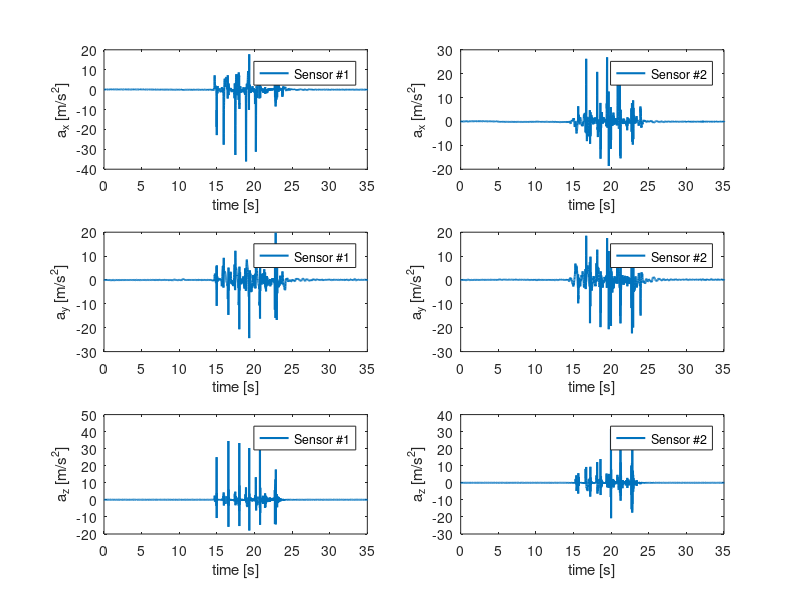
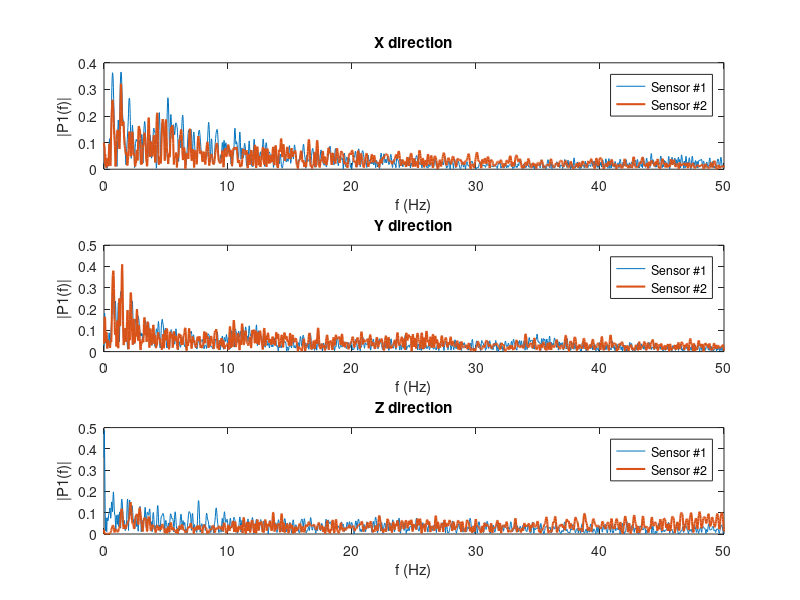
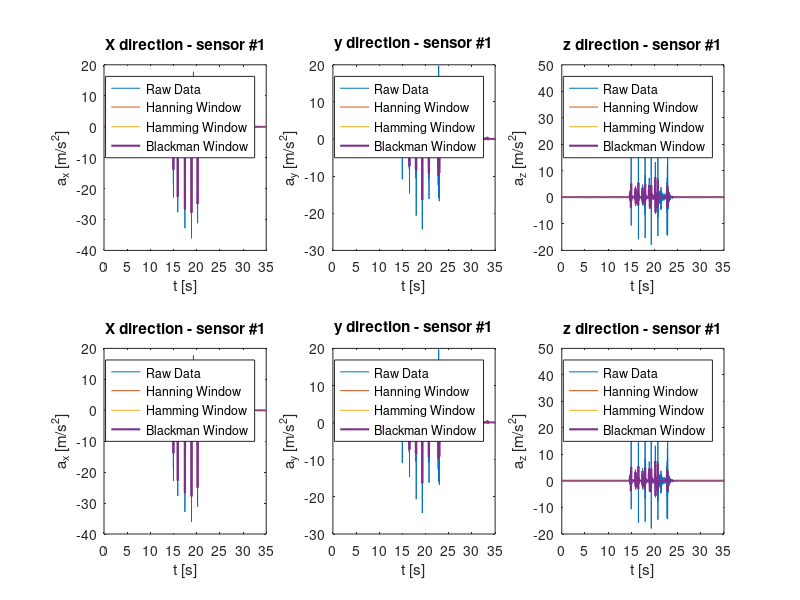
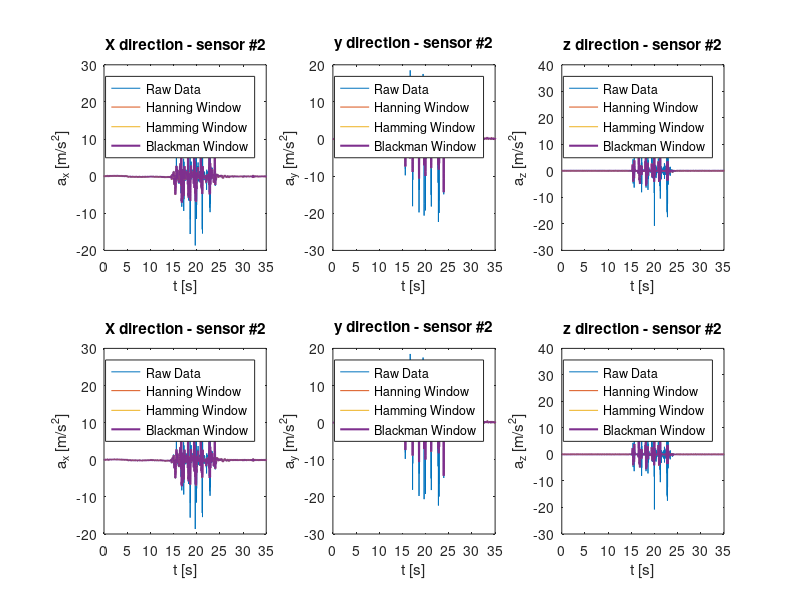

The MATLAB source for these figures, in order: (Note: this script raises an error after producing the figures.)
clc
clear all
close all

%% Import Data
s1 = importdata('S1.mat');
s2 = importdata('S2.mat');

%% Data classification

ctr = input('Acceleration  type (1= Acceleration, 2 = Free acceleration) =      ');

    if ctr ==1 
        n1 = 3; n2 = 4; n3 = 5;
    else
        n1 = 6; n2 = 7; n3 = 8;
    end
A_x_s1 = s1(:,n1);
A_y_s1 = s1(:,n2);
A_z_s1 = s1(:,n3);
%%%%%%%%%%%%%%%%%%%%%%%%%%%%%
A_x_s2 = s2(:,n1);
A_y_s2 = s2(:,n2);
A_z_s2 = s2(:,n3);

%% Finding Time
Fs = 100;            % Sampling frequency                    
T = 1/Fs;             % Sampling period       
L = size(A_z_s1,1);             % Length of signal
t = (0:L-1)*T;        % Time vector
f = Fs*(0:(L/2))/L;

%% plot - time domain
h1= figure(1),set(gcf, 'Position', [0, 100, 1000, 550]);
subplot(3,2,1),plot(t,A_x_s1,'LineWidth', 1.5),legend('Sensor #1'),handlex9 = xlabel('time [s]');, handley9 = ylabel('a_x [m/s^2]');
xlim([0 35])
subplot(3,2,2),plot(t,A_x_s2,'LineWidth', 1.5),legend('Sensor #2'),handlex9 = xlabel('time [s]');, handley9 = ylabel('a_x [m/s^2]');
xlim([0 35])
subplot(3,2,3),plot(t,A_y_s1,'LineWidth', 1.5),legend('Sensor #1'),handlex9 = xlabel('time [s]');, handley9 = ylabel('a_y [m/s^2]');
xlim([0 35])
subplot(3,2,4),plot(t,A_y_s2,'LineWidth', 1.5),legend('Sensor #2'),handlex9 = xlabel('time [s]');, handley9 = ylabel('a_y [m/s^2]');
xlim([0 35])
subplot(3,2,5),plot(t,A_z_s1,'LineWidth', 1.5),legend('Sensor #1'),handlex9 = xlabel('time [s]');, handley9 = ylabel('a_z [m/s^2]');
xlim([0 35])
subplot(3,2,6),plot(t,A_z_s2,'LineWidth', 1.5),legend('Sensor #2'),handlex9 = xlabel('time [s]');, handley9 = ylabel('a_z [m/s^2]');
xlim([0 35])
%% Freq Domain
A_x_s1f = fft(A_x_s1);
P2A_x_s1f = abs(A_x_s1f/L);
P1A_x_s1f = P2A_x_s1f(1:L/2+1);
P1A_x_s1f(2:end-1) = 2*P1A_x_s1f(2:end-1);
%%%%%%%%%%%%%%%%%%%%%%%%%%%%%%%%%%%%%%%%%%%%%%%%%%%%%%%%%%
A_y_s1f = fft(A_y_s1);
P2A_y_s1f = abs(A_y_s1f/L);
P1A_y_s1f = P2A_y_s1f(1:L/2+1);
P1A_y_s1f(2:end-1) = 2*P1A_y_s1f(2:end-1);
%%%%%%%%%%%%%%%%%%%%%%%%%%%%%%%%%%%%%%%%%%%%%%%%%%%%%%%%%%
A_z_s1f = fft(abs(A_z_s1));
P2A_z_s1f = abs(A_z_s1f/L);
P1A_z_s1f = P2A_z_s1f(1:L/2+1);
P1A_z_s1f(2:end-1) = 2*P1A_z_s1f(2:end-1);
%%%%%%%%%%%%%%%%%%%%%%%%%%%%%%%%%%%%%%%%%%%%%%%%%%%%%%%%%%
A_x_s2f = fft(A_x_s2);
P2A_x_s2f = abs(A_x_s2f/L);
P1A_x_s2f = P2A_x_s2f(1:L/2+1);
P1A_x_s2f(2:end-1) = 2*P1A_x_s2f(2:end-1);
%%%%%%%%%%%%%%%%%%%%%%%%%%%%%%%%%%%%%%%%%%%%%%%%%%%%%%%%%%
A_y_s2f = fft(A_y_s2);
P2A_y_s2f = abs(A_y_s2f/L);
P1A_y_s2f = P2A_y_s2f(1:L/2+1);
P1A_y_s2f(2:end-1) = 2*P1A_y_s2f(2:end-1);
%%%%%%%%%%%%%%%%%%%%%%%%%%%%%%%%%%%%%%%%%%%%%%%%%%%%%%%%%%
A_z_s2f = fft(A_z_s2);
P2A_z_s2f = abs(A_z_s2f/L);
P1A_z_s2f = P2A_z_s2f(1:L/2+1);
P1A_z_s2f(2:end-1) = 2*P1A_z_s2f(2:end-1);
%%%%%%%%%%%%%%%%%%%%%%%%%%%%%%%%%%%%%%%%%%%%%%%%%%%%%%%%%%
h1= figure(2);
set(gcf, 'Position', [0, 100, 1000, 550]);
subplot(3,1,1),plot(f,P1A_x_s1f,f,P1A_x_s2f,'LineWidth', 1.5),title('X direction'),legend('Sensor #1', 'Sensor #2'),handlex9 = xlabel('f (Hz)');, handley9 = ylabel('|P1(f)|');
subplot(3,1,2),plot(f,P1A_y_s1f,f,P1A_y_s2f,'LineWidth', 1.5),title('Y direction'),legend('Sensor #1', 'Sensor #2'),handlex9 = xlabel('f (Hz)');, handley9 = ylabel('|P1(f)|');
subplot(3,1,3),plot(f,P1A_z_s1f,f,P1A_z_s2f,'LineWidth', 1.5),title('Z direction'),legend('Sensor #1', 'Sensor #2'),handlex9 = xlabel('f (Hz)');, handley9 = ylabel('|P1(f)|');

%% for slide
% h1= figure(30);
% set(gcf, 'Position', [0, 100, 1000, 550]);
% plot(f,P1A_x_s1f,f,P1A_x_s2f, f,P1A_y_s1f,f,P1A_y_s2f,f,P1A_z_s1f,f,P1A_z_s2f,'LineWidth', 1.5),legend('X direction of Sensor #1', 'X direction of Sensor #2', 'Y direction of Sensor #1', 'Y direction of Sensor #2', 'Z direction of Sensor #1', 'Z direction of Sensor #2'),handlex9 = xlabel('f (Hz)');, handley9 = ylabel('|P1(f)|');



%% Filter Design
fs = 100;

%%%%% FIR %%%%
PB = 10; % Pass Band Edge (Hz)
SB = 20; % Stop Band Edge (Hz)

TW = (SB-PB);
f1 = PB+(TW/2);
omega = 2*pi*(f1/fs);


%%%%%%%% Hanning Window %%%%%%%%

Nhann = 3.32*(fs/TW); % Hanning Window
Nhann = round(Nhann);

if rem(Nhann,2)==0
 Nhann = Nhann+1;
end

n_hann = [-(Nhann-1)/2:(Nhann-1)/2];
h_hann1 = (omega/pi).*sinc((omega/pi)*n_hann);

w_hann = hann(Nhann)';
h_hann = h_hann1.*w_hann;

b_hann = h_hann;
a_hann = 1;



A_x_s1_hnw = filtfilt(b_hann,a_hann,A_x_s1);
A_y_s1_hnw = filtfilt(b_hann,a_hann,A_y_s1);
A_z_s1_hnw = filtfilt(b_hann,a_hann,A_z_s1);

A_x_s2_hnw = filtfilt(b_hann,a_hann,A_x_s2);
A_y_s2_hnw = filtfilt(b_hann,a_hann,A_y_s2);
A_z_s2_hnw = filtfilt(b_hann,a_hann,A_z_s2);




%%%%%%%% Hamming Window %%%%%%%%
Nhamm = 3.44*(fs/TW); % Hamming Window
Nhamm = round(Nhamm);

if rem(Nhamm,2)==0
 Nhamm = Nhamm+1;
end

n_hamm = [-(Nhamm-1)/2:(Nhamm-1)/2];
h_hamm1 = (omega/pi).*sinc((omega/pi)*n_hamm);

w_hamm = hamming(Nhamm)';
h_hamm = h_hamm1.*w_hamm;

b_hamm = h_hamm;
a_hamm = 1;

A_x_s1_hmw = filtfilt(b_hamm,a_hamm,A_x_s1);
A_y_s1_hmw = filtfilt(b_hamm,a_hamm,A_y_s1);
A_z_s1_hmw = filtfilt(b_hamm,a_hamm,A_z_s1);

A_x_s2_hmw = filtfilt(b_hamm,a_hamm,A_x_s2);
A_y_s2_hmw = filtfilt(b_hamm,a_hamm,A_y_s2);
A_z_s2_hmw = filtfilt(b_hamm,a_hamm,A_z_s2);


%%%%%%%% Blackman Window %%%%%%%%
Nbl = 5.98*(fs/TW); % Blackman Window
Nbl = round(Nbl);

if rem(Nbl,2)==0
 Nbl = Nbl+1;
end

n_bl = [-(Nbl-1)/2:(Nbl-1)/2];
h_bl1 = (omega/pi).*sinc((omega/pi)*n_bl);

w_bl = blackman(Nbl)';
h_bl = h_bl1.*w_bl;

b_bl = h_bl;
a_bl = 1;

A_x_s1_bw = filtfilt(b_bl,a_bl,A_x_s1);
A_y_s1_bw = filtfilt(b_bl,a_bl,A_y_s1);
A_z_s1_bw = filtfilt(b_bl,a_bl,A_z_s1);

A_x_s2_bw = filtfilt(b_bl,a_bl,A_x_s2);
A_y_s2_bw = filtfilt(b_bl,a_bl,A_y_s2);
A_z_s2_bw = filtfilt(b_bl,a_bl,A_z_s2);

%%% IIR Filter %%%%

%%%%%%%% Butterworth %%%%%%%%
fc = 10; % cut-off freq
fs = 100; % sampling freq
n_bw = 4; % order of filter
[b_bw,a_bw] = butter(n_bw,fc/(fs/2));

A_x_s1_but = filtfilt(b_bw,a_bw,A_x_s1);
A_y_s1_but = filtfilt(b_bw,a_bw,A_y_s1);
A_z_s1_but = filtfilt(b_bw,a_bw,A_z_s1);

A_x_s2_but = filtfilt(b_bw,a_bw,A_x_s2);
A_y_s2_but = filtfilt(b_bw,a_bw,A_y_s2);
A_z_s2_but = filtfilt(b_bw,a_bw,A_z_s2);


%%%%%%%% Chebyshev Type I %%%%%%%%

n_ch = 5; % Chebyshev Type I order
fp_ch = 10; % Pass band edge frequency (Hz)
Rp_ch = 0.001; % Pass band ripple (dB)
wp_ch = (2*pi*fp_ch)/(fs*pi);
[b_ch,a_ch] = cheby1(n_ch,Rp_ch,wp_ch);  

A_x_s1_ch = filtfilt(b_ch,a_ch,A_x_s1);
A_y_s1_ch = filtfilt(b_ch,a_ch,A_y_s1);
A_z_s1_ch = filtfilt(b_ch,a_ch,A_z_s1);

A_x_s2_ch = filtfilt(b_ch,a_ch,A_x_s2);
A_y_s2_ch = filtfilt(b_ch,a_ch,A_y_s2);
A_z_s2_ch = filtfilt(b_ch,a_ch,A_z_s2);


%%%%%%%% Raw Data vs Filtered Data %%%%%%%%

%% FIR results
figure(3)
set(gcf, 'Position', [0, 100, 1000, 550]);
subplot(2,3,1),plot(t, A_x_s1, t,A_x_s1_hnw, t,A_x_s1_hmw, t,A_x_s1_bw,'LineWidth', 1.5),title('X direction - sensor #1'),legend('Raw Data', 'Hanning Window','Hamming Window','Blackman Window'),handlex9 = xlabel('t [s]');, handley9 = ylabel('a_x [m/s^2]');
xlim([0 35])
subplot(2,3,2),plot(t, A_y_s1, t,A_y_s1_hnw, t,A_y_s1_hmw, t,A_y_s1_bw,'LineWidth', 1.5),title('y direction - sensor #1'),legend('Raw Data', 'Hanning Window','Hamming Window','Blackman Window'),handlex9 = xlabel('t [s]');, handley9 = ylabel('a_y [m/s^2]');
xlim([0 35])
subplot(2,3,3),plot(t, A_z_s1, t,A_z_s1_hnw, t,A_z_s1_hmw, t,A_z_s1_bw,'LineWidth', 1.5),title('z direction - sensor #1'),legend('Raw Data', 'Hanning Window','Hamming Window','Blackman Window'),handlex9 = xlabel('t [s]');, handley9 = ylabel('a_z [m/s^2]');
xlim([0 35])
subplot(2,3,4),plot(t, A_x_s1, t,A_x_s1_hnw, t,A_x_s1_hmw, t,A_x_s1_bw,'LineWidth', 1.5),title('X direction - sensor #1'),legend('Raw Data', 'Hanning Window','Hamming Window','Blackman Window'),handlex9 = xlabel('t [s]');, handley9 = ylabel('a_x [m/s^2]');
xlim([0 35])
subplot(2,3,5),plot(t, A_y_s1, t,A_y_s1_hnw, t,A_y_s1_hmw, t,A_y_s1_bw,'LineWidth', 1.5),title('y direction - sensor #1'),legend('Raw Data', 'Hanning Window','Hamming Window','Blackman Window'),handlex9 = xlabel('t [s]');, handley9 = ylabel('a_y [m/s^2]');
xlim([0 35])
subplot(2,3,6),plot(t, A_z_s1, t,A_z_s1_hnw, t,A_z_s1_hmw, t,A_z_s1_bw,'LineWidth', 1.5),title('z direction - sensor #1'),legend('Raw Data', 'Hanning Window','Hamming Window','Blackman Window'),handlex9 = xlabel('t [s]');, handley9 = ylabel('a_z [m/s^2]');
xlim([0 35])

figure(4)
set(gcf, 'Position', [0, 100, 1000, 550]);
subplot(2,3,1),plot(t, A_x_s2, t,A_x_s2_hnw, t,A_x_s2_hmw, t,A_x_s2_bw,'LineWidth', 1.5),title('X direction - sensor #2'),legend('Raw Data', 'Hanning Window','Hamming Window','Blackman Window'),handlex9 = xlabel('t [s]');, handley9 = ylabel('a_x [m/s^2]');
xlim([0 35])
subplot(2,3,2),plot(t, A_y_s2, t,A_y_s2_hnw, t,A_y_s2_hmw, t,A_y_s2_bw,'LineWidth', 1.5),title('y direction - sensor #2'),legend('Raw Data', 'Hanning Window','Hamming Window','Blackman Window'),handlex9 = xlabel('t [s]');, handley9 = ylabel('a_y [m/s^2]');
xlim([0 35])
subplot(2,3,3),plot(t, A_z_s2, t,A_z_s2_hnw, t,A_z_s2_hmw, t,A_z_s2_bw,'LineWidth', 1.5),title('z direction - sensor #2'),legend('Raw Data', 'Hanning Window','Hamming Window','Blackman Window'),handlex9 = xlabel('t [s]');, handley9 = ylabel('a_z [m/s^2]');
xlim([0 35])
subplot(2,3,4),plot(t, A_x_s2, t,A_x_s2_hnw, t,A_x_s2_hmw, t,A_x_s2_bw,'LineWidth', 1.5),title('X direction - sensor #2'),legend('Raw Data', 'Hanning Window','Hamming Window','Blackman Window'),handlex9 = xlabel('t [s]');, handley9 = ylabel('a_x [m/s^2]');
xlim([0 35])
subplot(2,3,5),plot(t, A_y_s2, t,A_y_s2_hnw, t,A_y_s2_hmw, t,A_y_s2_bw,'LineWidth', 1.5),title('y direction - sensor #2'),legend('Raw Data', 'Hanning Window','Hamming Window','Blackman Window'),handlex9 = xlabel('t [s]');, handley9 = ylabel('a_y [m/s^2]');
xlim([0 35])
subplot(2,3,6),plot(t, A_z_s2, t,A_z_s2_hnw, t,A_z_s2_hmw, t,A_z_s2_bw,'LineWidth', 1.5),title('z direction - sensor #2'),legend('Raw Data', 'Hanning Window','Hamming Window','Blackman Window'),handlex9 = xlabel('t [s]');, handley9 = ylabel('a_z [m/s^2]');
xlim([0 35])


%% FIR results For slides
% close all
% 
% figure(1)
% set(gcf, 'Position', [0, 100, 1000, 550]);
% subplot(2,1,1),plot(t, A_x_s1, t,A_x_s1_hnw, t,A_x_s1_hmw, t,A_x_s1_bw,'LineWidth', 1.5),title('X direction - sensor #1'),legend('Raw Data', 'Hanning Window','Hamming Window','Blackman Window'),handlex9 = xlabel('t [s]');, handley9 = ylabel('a_x [m/s^2]');
% xlim([10 30])
% subplot(2,1,2),plot(t, A_x_s1, t,A_x_s1_hnw, t,A_x_s1_hmw, t,A_x_s1_bw,'LineWidth', 1.5),title('X direction - sensor #1'),legend('Raw Data', 'Hanning Window','Hamming Window','Blackman Window'),handlex9 = xlabel('t [s]');, handley9 = ylabel('a_x [m/s^2]');
% xlim([10 30])
% 
% figure(2)
% set(gcf, 'Position', [0, 100, 1000, 550]);
% subplot(2,1,1),plot(t, A_y_s1, t,A_y_s1_hnw, t,A_y_s1_hmw, t,A_y_s1_bw,'LineWidth', 1.5),title('y direction - sensor #1'),legend('Raw Data', 'Hanning Window','Hamming Window','Blackman Window'),handlex9 = xlabel('t [s]');, handley9 = ylabel('a_y [m/s^2]');
% xlim([10 30])
% subplot(2,1,2),plot(t, A_y_s1, t,A_y_s1_hnw, t,A_y_s1_hmw, t,A_y_s1_bw,'LineWidth', 1.5),title('y direction - sensor #1'),legend('Raw Data', 'Hanning Window','Hamming Window','Blackman Window'),handlex9 = xlabel('t [s]');, handley9 = ylabel('a_y [m/s^2]');
% xlim([10 30])
% 
% figure(3)
% set(gcf, 'Position', [0, 100, 1000, 550]);
% subplot(2,1,1),plot(t, A_z_s1, t,A_z_s1_hnw, t,A_z_s1_hmw, t,A_z_s1_bw,'LineWidth', 1.5),title('z direction - sensor #1'),legend('Raw Data', 'Hanning Window','Hamming Window','Blackman Window'),handlex9 = xlabel('t [s]');, handley9 = ylabel('a_z [m/s^2]');
% xlim([10 30])
% subplot(2,1,2),plot(t, A_z_s1, t,A_z_s1_hnw, t,A_z_s1_hmw, t,A_z_s1_bw,'LineWidth', 1.5),title('z direction - sensor #1'),legend('Raw Data', 'Hanning Window','Hamming Window','Blackman Window'),handlex9 = xlabel('t [s]');, handley9 = ylabel('a_z [m/s^2]');
% xlim([10 30])
%% IIR Results            

figure(5)
set(gcf, 'Position', [0, 100, 1000, 550]);
subplot(2,3,1),plot(t, A_x_s1, t,A_x_s1_but, t,A_x_s1_ch,'LineWidth', 1.5),title('X direction - sensor #1'),legend('Raw Data','Butterworth','Chebyshev Type I'),handlex9 = xlabel('t [s]');, handley9 = ylabel('a_x [m/s^2]');
xlim([10 30])
subplot(2,3,2),plot(t, A_y_s1, t,A_y_s1_but, t,A_y_s1_ch,'LineWidth', 1.5),title('y direction - sensor #1'),legend('Raw Data','Butterworth','Chebyshev Type I'),handlex9 = xlabel('t [s]');, handley9 = ylabel('a_y [m/s^2]');
xlim([10 30])
subplot(2,3,3),plot(t, A_z_s1, t,A_z_s1_but, t,A_z_s1_ch,'LineWidth', 1.5),title('z direction - sensor #1'),legend('Raw Data','Butterworth','Chebyshev Type I'),handlex9 = xlabel('t [s]');, handley9 = ylabel('a_z [m/s^2]');
xlim([10 30])
subplot(2,3,4),plot(t, A_x_s1, t,A_x_s1_but, t,A_x_s1_ch,'LineWidth', 1.5),title('X direction - sensor #1'),legend('Raw Data','Butterworth','Chebyshev Type I'),handlex9 = xlabel('t [s]');, handley9 = ylabel('a_x [m/s^2]');
xlim([10 30])
subplot(2,3,5),plot(t, A_y_s1, t,A_y_s1_but, t,A_y_s1_ch,'LineWidth', 1.5),title('y direction - sensor #1'),legend('Raw Data','Butterworth','Chebyshev Type I'),handlex9 = xlabel('t [s]');, handley9 = ylabel('a_y [m/s^2]');
xlim([10 30])
subplot(2,3,6),plot(t, A_z_s1, t,A_z_s1_but, t,A_z_s1_ch,'LineWidth', 1.5),title('z direction - sensor #1'),legend('Raw Data','Butterworth','Chebyshev Type I'),handlex9 = xlabel('t [s]');, handley9 = ylabel('a_z [m/s^2]');
xlim([10 30])

figure(6)
set(gcf, 'Position', [0, 100, 1000, 550]);
subplot(2,3,1),plot(t, A_x_s2, t,A_x_s2_but, t,A_x_s2_ch,'LineWidth', 1.5),title('X direction - sensor #2'),legend('Raw Data','Butterworth','Chebyshev Type I'),handlex9 = xlabel('t [s]');, handley9 = ylabel('a_x [m/s^2]');
xlim([0 35])
subplot(2,3,2),plot(t, A_y_s2, t,A_y_s2_but, t,A_y_s2_ch,'LineWidth', 1.5),title('y direction - sensor #2'),legend('Raw Data','Butterworth','Chebyshev Type I'),handlex9 = xlabel('t [s]');, handley9 = ylabel('a_y [m/s^2]');
xlim([0 35])
subplot(2,3,3),plot(t, A_z_s2, t,A_z_s2_but, t,A_z_s2_ch,'LineWidth', 1.5),title('z direction - sensor #2'),legend('Raw Data','Butterworth','Chebyshev Type I'),handlex9 = xlabel('t [s]');, handley9 = ylabel('a_z [m/s^2]');
xlim([0 35])
subplot(2,3,4),plot(t, A_x_s2, t,A_x_s2_but, t,A_x_s2_ch,'LineWidth', 1.5),title('X direction - sensor #2'),legend('Raw Data','Butterworth','Chebyshev Type I'),handlex9 = xlabel('t [s]');, handley9 = ylabel('a_x [m/s^2]');
xlim([0 35])
subplot(2,3,5),plot(t, A_y_s2, t,A_y_s2_but, t,A_y_s2_ch,'LineWidth', 1.5),title('y direction - sensor #2'),legend('Raw Data','Butterworth','Chebyshev Type I'),handlex9 = xlabel('t [s]');, handley9 = ylabel('a_y [m/s^2]');
xlim([0 35])
subplot(2,3,6),plot(t, A_z_s2, t,A_z_s2_but, t,A_z_s2_ch,'LineWidth', 1.5),title('z direction - sensor #2'),legend('Raw Data','Butterworth','Chebyshev Type I'),handlex9 = xlabel('t [s]');, handley9 = ylabel('a_z [m/s^2]');
xlim([0 35])
%% IIR results For slides
% close all
% figure(1)
% set(gcf, 'Position', [0, 100, 1000, 550]);
% subplot(2,1,1),plot(t, A_x_s1, t,A_x_s1_but, t,A_x_s1_ch,'LineWidth', 1.5),title('X direction - sensor #1'),legend('Raw Data','Butterworth','Chebyshev Type I'),handlex9 = xlabel('t [s]');, handley9 = ylabel('a_x [m/s^2]');
% xlim([10 30])
% subplot(2,1,2),plot(t, A_x_s1, t,A_x_s1_but, t,A_x_s1_ch,'LineWidth', 1.5),title('X direction - sensor #1'),legend('Raw Data','Butterworth','Chebyshev Type I'),handlex9 = xlabel('t [s]');, handley9 = ylabel('a_x [m/s^2]');
% xlim([10 30])
% 
% figure(2)
% set(gcf, 'Position', [0, 100, 1000, 550]);
% subplot(2,1,1),plot(t, A_y_s1, t,A_y_s1_but, t,A_y_s1_ch,'LineWidth', 1.5),title('y direction - sensor #1'),legend('Raw Data','Butterworth','Chebyshev Type I'),handlex9 = xlabel('t [s]');, handley9 = ylabel('a_y [m/s^2]');
% xlim([10 30])
% subplot(2,1,2),plot(t, A_y_s1, t,A_y_s1_but, t,A_y_s1_ch,'LineWidth', 1.5),title('y direction - sensor #1'),legend('Raw Data','Butterworth','Chebyshev Type I'),handlex9 = xlabel('t [s]');, handley9 = ylabel('a_y [m/s^2]');
% xlim([10 30])
% 
% figure(3)
% set(gcf, 'Position', [0, 100, 1000, 550]);
% subplot(2,1,1),plot(t, A_z_s1, t,A_z_s1_but, t,A_z_s1_ch,'LineWidth', 1.5),title('z direction - sensor #1'),legend('Raw Data','Butterworth','Chebyshev Type I'),handlex9 = xlabel('t [s]');, handley9 = ylabel('a_z [m/s^2]');
% xlim([10 30])
% subplot(2,1,2),plot(t, A_z_s1, t,A_z_s1_but, t,A_z_s1_ch,'LineWidth', 1.5),title('z direction - sensor #1'),legend('Raw Data','Butterworth','Chebyshev Type I'),handlex9 = xlabel('t [s]');, handley9 = ylabel('a_z [m/s^2]');
% xlim([10 30])


%% Velocity Plot

%%%%%%%% Data input for integral %%%%%%%%
data1 = [A_x_s1 A_y_s1 A_z_s1]; %raw data sensor #1
data2 = [A_x_s2 A_y_s2 A_z_s2]; %raw data sensor #1
data1_but = [A_x_s1_but A_y_s1_but A_z_s1_but]; %Filtered Butterworth  sensor #1
data2_but = [A_x_s2_but A_y_s2_but A_z_s2_but]; %Filtered Butterworth  sensor #2

data1_ch = [A_x_s1_ch A_y_s1_ch A_z_s1_ch]; %Filtered Chebyshev Type I sensor #1
data2_ch = [A_x_s2_ch A_y_s2_ch A_z_s2_ch]; %Filtered Chebyshev Type I sensor #2

data1_hnw = [A_x_s1_hnw A_y_s1_hnw A_z_s1_hnw]; %Filtered hanning sensor #1
data2_hnw = [A_x_s2_hnw A_y_s2_hnw A_z_s2_hnw]; %Filtered hanning sensor #1

data1_hmw = [A_x_s1_hmw A_y_s1_hmw A_z_s1_hmw]; %Filtered hamming sensor #1
data2_hmw = [A_x_s2_hmw A_y_s2_hmw A_z_s2_hmw]; %Filtered hamming sensor #1

data1_bw = [A_x_s1_bw A_y_s1_bw A_z_s1_bw]; %Filtered Blackman sensor #1
data2_bw = [A_x_s2_bw A_y_s2_bw A_z_s2_bw]; %Filtered Blackman sensor #1

%%%%%%%% Velocity %%%%%%%%
%x
[time,vel_x]=velfinder(data1,data2,1);
[~,vel_x_but]=velfinder(data1_but,data2_but,1);
[~,vel_x_ch]=velfinder(data1_ch,data2_ch,1);
[~,vel_x_hnw]=velfinder(data1_hnw,data2_hnw,1);
[~,vel_x_hmw]=velfinder(data1_hmw,data2_hmw,1);
[~,vel_x_bw]=velfinder(data1_bw,data2_bw,1);

%y
[~,vel_y]=velfinder(data1,data2,2);
[~,vel_y_but]=velfinder(data1_but,data2_but,2);
[~,vel_y_ch]=velfinder(data1_ch,data2_ch,2);
[~,vel_y_hnw]=velfinder(data1_hnw,data2_hnw,2);
[~,vel_y_hmw]=velfinder(data1_hmw,data2_hmw,2);
[~,vel_y_bw]=velfinder(data1_bw,data2_bw,2);

%z
[~,vel_z]=velfinder(data1,data2,3);
[~,vel_z_but]=velfinder(data1_but,data2_but,3);
[~,vel_z_ch]=velfinder(data1_ch,data2_ch,3);
[~,vel_z_hnw]=velfinder(data1_hnw,data2_hnw,3);
[~,vel_z_hmw]=velfinder(data1_hmw,data2_hmw,3);
[~,vel_z_bw]=velfinder(data1_bw,data2_bw,3);


%%%%%%%% position %%%%%%%%
%x
[time_x,pos_x]=posfinder(data1,data2,1);
[~,pos_x_but]=posfinder(data1_but,data2_but,1);
[~,pos_x_ch]=posfinder(data1_ch,data2_ch,1);
[~,pos_x_hnw]=posfinder(data1_hnw,data2_hnw,1);
[~,pos_x_hmw]=posfinder(data1_hmw,data2_hmw,1);
[~,pos_x_bw]=posfinder(data1_bw,data2_bw,1);

%y
[~,pos_y]=posfinder(data1,data2,2);
[~,pos_y_but]=posfinder(data1_but,data2_but,2);
[~,pos_y_ch]=posfinder(data1_ch,data2_ch,2);
[~,pos_y_hnw]=posfinder(data1_hnw,data2_hnw,2);
[~,pos_y_hmw]=posfinder(data1_hmw,data2_hmw,2);
[~,pos_y_bw]=posfinder(data1_bw,data2_bw,2);

%z
[~,pos_z]=posfinder(data1,data2,3);
[~,pos_z_but]=posfinder(data1_but,data2_but,3);
[~,pos_z_ch]=posfinder(data1_ch,data2_ch,3);
[~,pos_z_hnw]=posfinder(data1_hnw,data2_hnw,3);
[~,pos_z_hmw]=posfinder(data1_hmw,data2_hmw,3);
[~,pos_z_bw]=posfinder(data1_bw,data2_bw,3);


%% Velocity

figure(7)
set(gcf, 'Position', [0, 100, 1000, 550]);
subplot(3,1,1),plot(time, vel_x(:,1), time, vel_x_hnw(:,1), time, vel_x_hmw(:,1), time, vel_x_bw(:,1),'LineWidth', 1.5),title('Velocity in X direction - sensor #1'),legend('Raw Data', 'Hanning Window','Hamming Window','Blackman Window'),handlex9 = xlabel('t [s]');, handley9 = ylabel('v_x [m/s]');
xlim([0 35])
subplot(3,1,2),plot(time, vel_y(:,1), time, vel_y_hnw(:,1), time, vel_y_hmw(:,1), time, vel_y_bw(:,1),'LineWidth', 1.5),title('Velocity in y direction - sensor #1'),legend('Raw Data', 'Hanning Window','Hamming Window','Blackman Window'),handlex9 = xlabel('t [s]');, handley9 = ylabel('v_y [m/s]');
xlim([0 35])
subplot(3,1,3),plot(time, vel_z(:,1), time, vel_z_hnw(:,1), time, vel_z_hmw(:,1), time, vel_z_bw(:,1),'LineWidth', 1.5),title('Velocity in z direction - sensor #1'),legend('Raw Data', 'Hanning Window','Hamming Window','Blackman Window'),handlex9 = xlabel('t [s]');, handley9 = ylabel('v_z [m/s]');
xlim([0 35])

figure(8)
set(gcf, 'Position', [0, 100, 1000, 550]);
subplot(3,1,1),plot(time, vel_x(:,2), time, vel_x_hnw(:,2), time, vel_x_hmw(:,2), time, vel_x_bw(:,2),'LineWidth', 1.5),title('Velocity in X direction - sensor #2'),legend('Raw Data', 'Hanning Window','Hamming Window','Blackman Window'),handlex9 = xlabel('t [s]');, handley9 = ylabel('v_x [m/s]');
xlim([0 35])
subplot(3,1,2),plot(time, vel_y(:,2), time, vel_y_hnw(:,2), time, vel_y_hmw(:,2), time, vel_y_bw(:,2),'LineWidth', 1.5),title('Velocity in y direction - sensor #2'),legend('Raw Data', 'Hanning Window','Hamming Window','Blackman Window'),handlex9 = xlabel('t [s]');, handley9 = ylabel('v_y [m/s]');
xlim([0 35])
subplot(3,1,3),plot(time, vel_z(:,2), time, vel_z_hnw(:,2), time, vel_z_hmw(:,2), time, vel_z_bw(:,2),'LineWidth', 1.5),title('Velocity in z direction - sensor #2'),legend('Raw Data', 'Hanning Window','Hamming Window','Blackman Window'),handlex9 = xlabel('t [s]');, handley9 = ylabel('v_z [m/s]');
xlim([0 35])

figure(9)
set(gcf, 'Position', [0, 100, 1000, 550]);
subplot(3,1,1),plot(time, vel_x(:,1), time, vel_x_but(:,1), time, vel_x_ch(:,1),'LineWidth', 1.5),title('Velocity in X direction - sensor #1'),legend('Raw Data','Butterworth','Chebyshev Type I'),handlex9 = xlabel('t [s]');, handley9 = ylabel('v_x [m/s]');
xlim([0 35])
subplot(3,1,2),plot(time, vel_y(:,1), time, vel_y_but(:,1), time, vel_y_ch(:,1),'LineWidth', 1.5),title('Velocity in y direction - sensor #1'),legend('Raw Data','Butterworth','Chebyshev Type I'),handlex9 = xlabel('t [s]');, handley9 = ylabel('v_y [m/s]');
xlim([0 35])
subplot(3,1,3),plot(time, vel_z(:,1), time, vel_z_but(:,1), time, vel_z_ch(:,1),'LineWidth', 1.5),title('Velocity in z direction - sensor #1'),legend('Raw Data','Butterworth','Chebyshev Type I'),handlex9 = xlabel('t [s]');, handley9 = ylabel('v_z [m/s]');
xlim([0 35])

figure(10)
set(gcf, 'Position', [0, 100, 1000, 550]);
subplot(3,1,1),plot(time, vel_x(:,2), time, vel_x_but(:,2), time, vel_x_ch(:,2),'LineWidth', 1.5),title('Velocity in X direction - sensor #2'),legend('Raw Data','Butterworth','Chebyshev Type I'),handlex9 = xlabel('t [s]');, handley9 = ylabel('v_x [m/s]');
xlim([0 35])
subplot(3,1,2),plot(time, vel_y(:,2), time, vel_y_but(:,2), time, vel_y_ch(:,2),'LineWidth', 1.5),title('Velocity in y direction - sensor #2'),legend('Raw Data','Butterworth','Chebyshev Type I'),handlex9 = xlabel('t [s]');, handley9 = ylabel('v_y [m/s]');
xlim([0 35])
subplot(3,1,3),plot(time, vel_z(:,2), time, vel_z_but(:,2), time, vel_z_ch(:,2),'LineWidth', 1.5),title('Velocity in z direction - sensor #2'),legend('Raw Data','Butterworth','Chebyshev Type I'),handlex9 = xlabel('t [s]');, handley9 = ylabel('v_z [m/s]');
xlim([0 35])

%%  Position results
figure(11)
set(gcf, 'Position', [0, 100, 1000, 550]);
subplot(3,1,1),plot(time_x, pos_x(:,1), time_x, pos_x_hnw(:,1), time_x, pos_x_hmw(:,1), time_x, pos_x_bw(:,1),'LineWidth', 1.5),title('Displacement in X direction - sensor #1'),legend('Raw Data', 'Hanning Window','Hamming Window','Blackman Window'),handlex9 = xlabel('t [s]');, handley9 = ylabel('x [m]');
xlim([0 35])
subplot(3,1,2),plot(time_x, pos_y(:,1), time_x, pos_y_hnw(:,1), time_x, pos_y_hmw(:,1), time_x, pos_y_bw(:,1),'LineWidth', 1.5),title('Displacement in y direction - sensor #1'),legend('Raw Data', 'Hanning Window','Hamming Window','Blackman Window'),handlex9 = xlabel('t [s]');, handley9 = ylabel('y [m]');
xlim([0 35])
subplot(3,1,3),plot(time_x, pos_z(:,1), time_x, pos_z_hnw(:,1), time_x, pos_z_hmw(:,1), time_x, pos_z_bw(:,1),'LineWidth', 1.5),title('Displacement in z direction - sensor #1'),legend('Raw Data', 'Hanning Window','Hamming Window','Blackman Window'),handlex9 = xlabel('t [s]');, handley9 = ylabel('z [m]');
xlim([0 35])

figure(12)
set(gcf, 'Position', [0, 100, 1000, 550]);
subplot(3,1,1),plot(time_x, pos_x(:,2), time_x, pos_x_hnw(:,2), time_x, pos_x_hmw(:,2), time_x, pos_x_bw(:,2),'LineWidth', 1.5),title('Displacement in X direction - sensor #2'),legend('Raw Data', 'Hanning Window','Hamming Window','Blackman Window'),handlex9 = xlabel('t [s]');, handley9 = ylabel('x [m]');
xlim([0 35])
subplot(3,1,2),plot(time_x, pos_y(:,2), time_x, pos_y_hnw(:,2), time_x, pos_y_hmw(:,2), time_x, pos_y_bw(:,2),'LineWidth', 1.5),title('Displacement in y direction - sensor #2'),legend('Raw Data', 'Hanning Window','Hamming Window','Blackman Window'),handlex9 = xlabel('t [s]');, handley9 = ylabel('y [m]');
xlim([0 35])
subplot(3,1,3),plot(time_x, pos_z(:,2), time_x, pos_z_hnw(:,2), time_x, pos_z_hmw(:,2), time_x, pos_z_bw(:,2),'LineWidth', 1.5),title('Displacement in z direction - sensor #2'),legend('Raw Data', 'Hanning Window','Hamming Window','Blackman Window'),handlex9 = xlabel('t [s]');, handley9 = ylabel('z [m]');


figure(13)
set(gcf, 'Position', [0, 100, 1000, 550]);
subplot(3,1,1),plot(time_x, pos_x(:,1), time_x, pos_x_but(:,1), time_x, pos_x_ch(:,1),'LineWidth', 1.5),title('Displacement in X direction - sensor #1'),legend('Raw Data','Butterworth','Chebyshev Type I'),handlex9 = xlabel('t [s]');, handley9 = ylabel('x [m]');
xlim([0 35])
subplot(3,1,2),plot(time_x, pos_y(:,1), time_x, pos_y_but(:,1), time_x, pos_y_ch(:,1),'LineWidth', 1.5),title('Displacement in y direction - sensor #1'),legend('Raw Data','Butterworth','Chebyshev Type I'),handlex9 = xlabel('t [s]');, handley9 = ylabel('y [m]');
xlim([0 35])
subplot(3,1,3),plot(time_x, pos_z(:,1), time_x, pos_z_but(:,1), time_x, pos_z_ch(:,1),'LineWidth', 1.5),title('Displacement in z direction - sensor #1'),legend('Raw Data','Butterworth','Chebyshev Type I'),handlex9 = xlabel('t [s]');, handley9 = ylabel('z [m]');
xlim([0 35])

figure(14)
set(gcf, 'Position', [0, 100, 1000, 550]);
subplot(3,1,1),plot(time_x, pos_x(:,2), time_x, pos_x_but(:,2), time_x, pos_x_ch(:,2),'LineWidth', 1.5),title('Displacement in X direction - sensor #2'),legend('Raw Data','Butterworth','Chebyshev Type I'),handlex9 = xlabel('t [s]');, handley9 = ylabel('x [m]');
xlim([0 35])
subplot(3,1,2),plot(time_x, pos_y(:,2), time_x, pos_y_but(:,2), time_x, pos_y_ch(:,2),'LineWidth', 1.5),title('Displacement in y direction - sensor #2'),legend('Raw Data','Butterworth','Chebyshev Type I'),handlex9 = xlabel('t [s]');, handley9 = ylabel('y [m]]');
xlim([0 35])
subplot(3,1,3),plot(time_x, pos_z(:,2), time_x, pos_z_but(:,2), time_x, pos_z_ch(:,2),'LineWidth', 1.5),title('Displacement in z direction - sensor #2'),legend('Raw Data','Butterworth','Chebyshev Type I'),handlex9 = xlabel('t [s]');, handley9 = ylabel('z [m]');
xlim([0 35])


%% Filter Config
figure(15)
set(gcf, 'Position', [0, 100, 1000, 550]);

% Pole-Zero map
subplot(3,5,1),zplane(b_hann,a_hann),title('Hanning Window');
subplot(3,5,2),zplane(b_hamm,a_hamm),title('Hamming Window');
subplot(3,5,3),zplane(b_bl,a_bl),title('Blackman Window');
subplot(3,5,4),zplane(b_bw,a_bw),title('Butterworth');
subplot(3,5,5),zplane(b_ch,a_ch),title('Chebyshev Type I');

% Impulse Response
subplot(3,5,6),impz(b_hann,a_hann),title('Hanning Window');
subplot(3,5,7),impz(b_hamm,a_hamm),title('Hamming Window');
subplot(3,5,8),impz(b_bl,a_bl),title('Blackman Window');
subplot(3,5,9),impz(b_bw,a_bw),title('Butterworth');
subplot(3,5,10),impz(b_ch,a_ch),title('Chebyshev Type I');

% Step Response
subplot(3,5,11),stepz(b_hann,a_hann),title('Hanning Window');
subplot(3,5,12),stepz(b_hamm,a_hamm),title('Hamming Window');
subplot(3,5,13),stepz(b_bl,a_bl),title('Blackman Window');
subplot(3,5,14),stepz(b_bw,a_bw),title('Butterworth');
subplot(3,5,15),stepz(b_ch,a_ch),title('Chebyshev Type I');

%% Filter Shape

% Hanning Window
figure(16)
set(gcf, 'Position', [10, 200, 1200, 800]);
freqz(b_hann,a_hann),title('Hanning Window');

% Hamming Window
figure(17)
set(gcf, 'Position', [10, 200, 1200, 800]);
freqz(b_hamm,a_hamm),title('Hamming Window');

% Blackman Window
figure(18)
set(gcf, 'Position', [10, 200, 1200, 800]);
freqz(b_bl,a_bl),title('Blackman Window');

% Butterworth
figure(19)
set(gcf, 'Position', [10, 200, 1200, 800]);
subplot(2,5,[4,9]),freqz(b_bw,a_bw),title('Butterworth');

% Chebyshev Type I
figure(20)
set(gcf, 'Position', [10, 200, 1200, 800]);
subplot(2,5,[5,10]),freqz(b_ch,a_ch),title('Chebyshev Type I');


%% For slide
figure(21)
findpeaks(vel_z(:,1),'MinPeakDistance',100);title('Velocity in z direction - sensor #2'),legend('Raw Data','Butterworth','Chebyshev Type I'),handlex9 = xlabel('t [s]');, handley9 = ylabel('v_z [m/s]');
xlim([1400 2400])